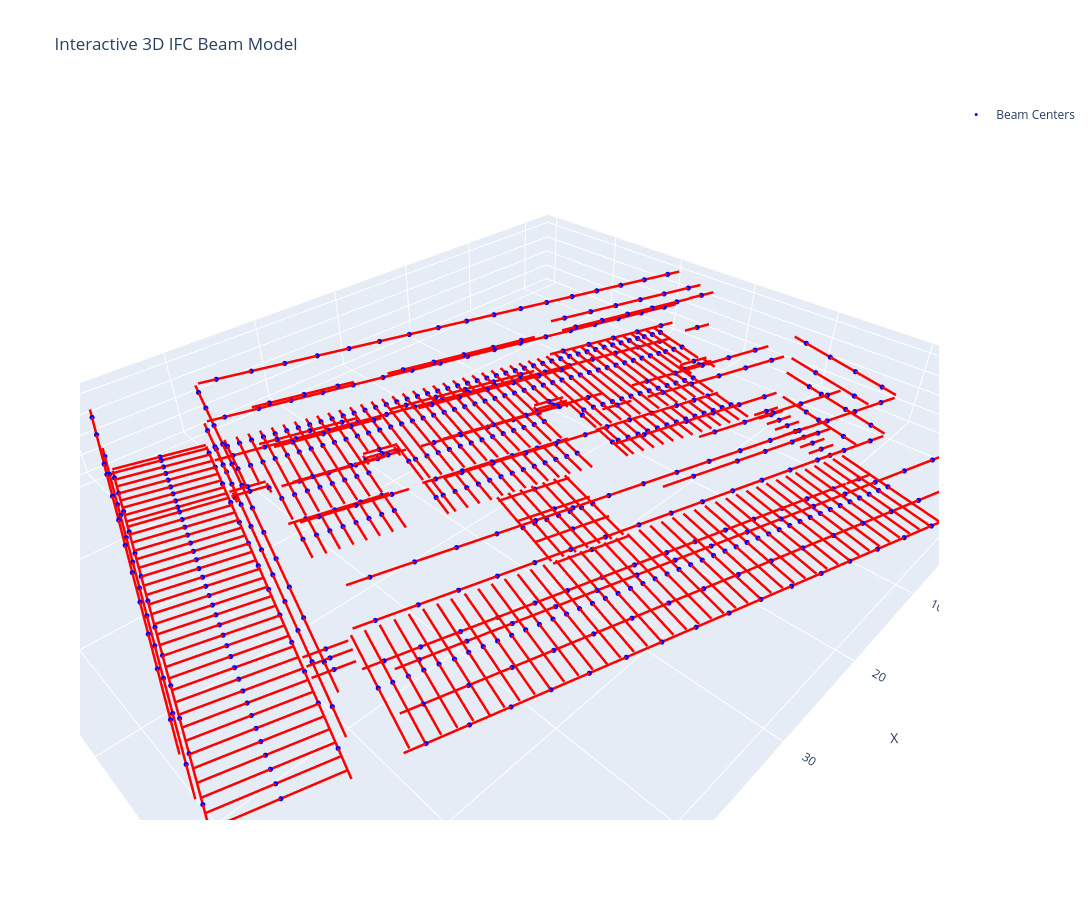

Here is the notebook cell this chart was saved with:
### Markdown cell above
## 2. Plotting all beams

The following code plots every beam in the model as line geometry. The centers of the beams are shown with a blue point.

### Code cell
# Create interactive 3D figure
fig = go.Figure()

# Plot all beams as lines
for start, end in zip(beam_starts, beam_ends):

    fig.add_trace(go.Scatter3d(
        x=[start[0], end[0]],
        y=[start[1], end[1]],
        z=[start[2], end[2]],
        mode="lines", line=dict(color="red", width=5), showlegend=False))

# Plot beam centers
if len(beam_centers) > 0:
    fig.add_trace(go.Scatter3d(
        x=beam_centers[:, 0],
        y=beam_centers[:, 1],
        z=beam_centers[:, 2],
        mode="markers", marker=dict(size=3, color="blue"), name="Beam Centers"))

# Layout settings
fig.update_layout(
    title="Interactive 3D IFC Beam Model",
    scene=dict(xaxis_title="X", yaxis_title="Y", zaxis_title="Z", aspectmode="data"), width=1200, height=900)

# Display interactive plot
fig.show()
